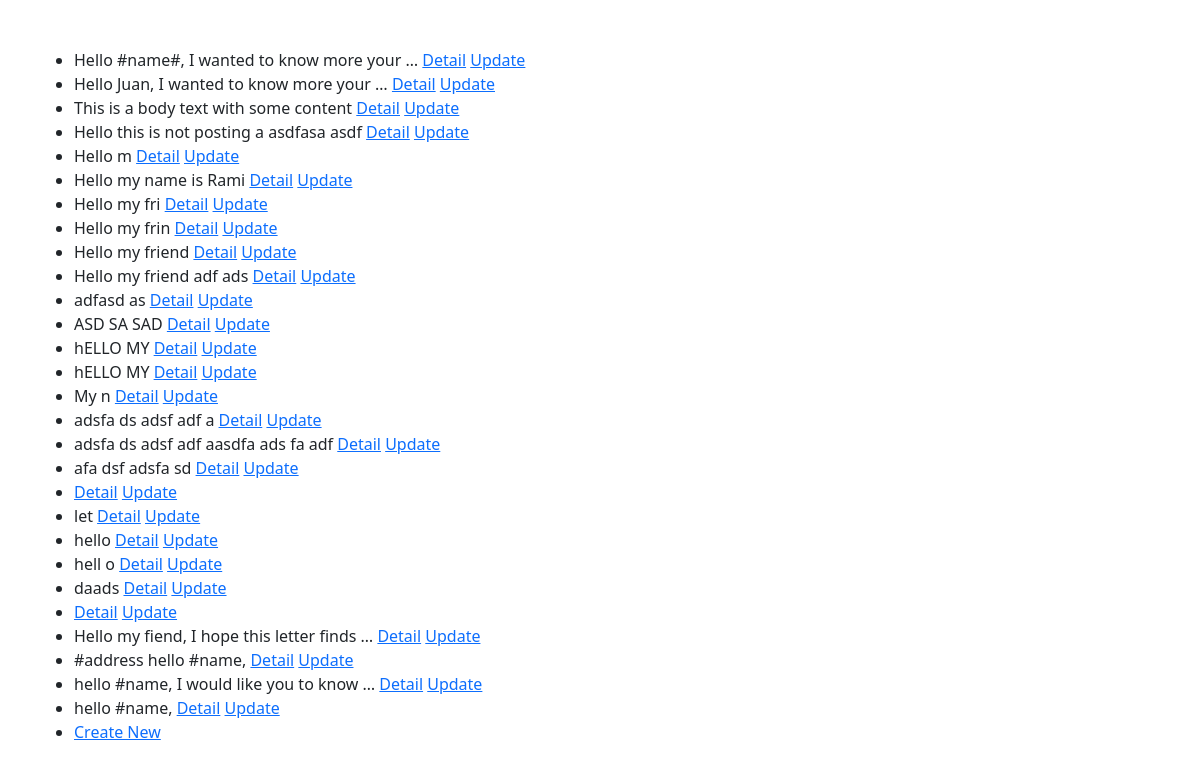
/, run on an earlier commit of the app's database.
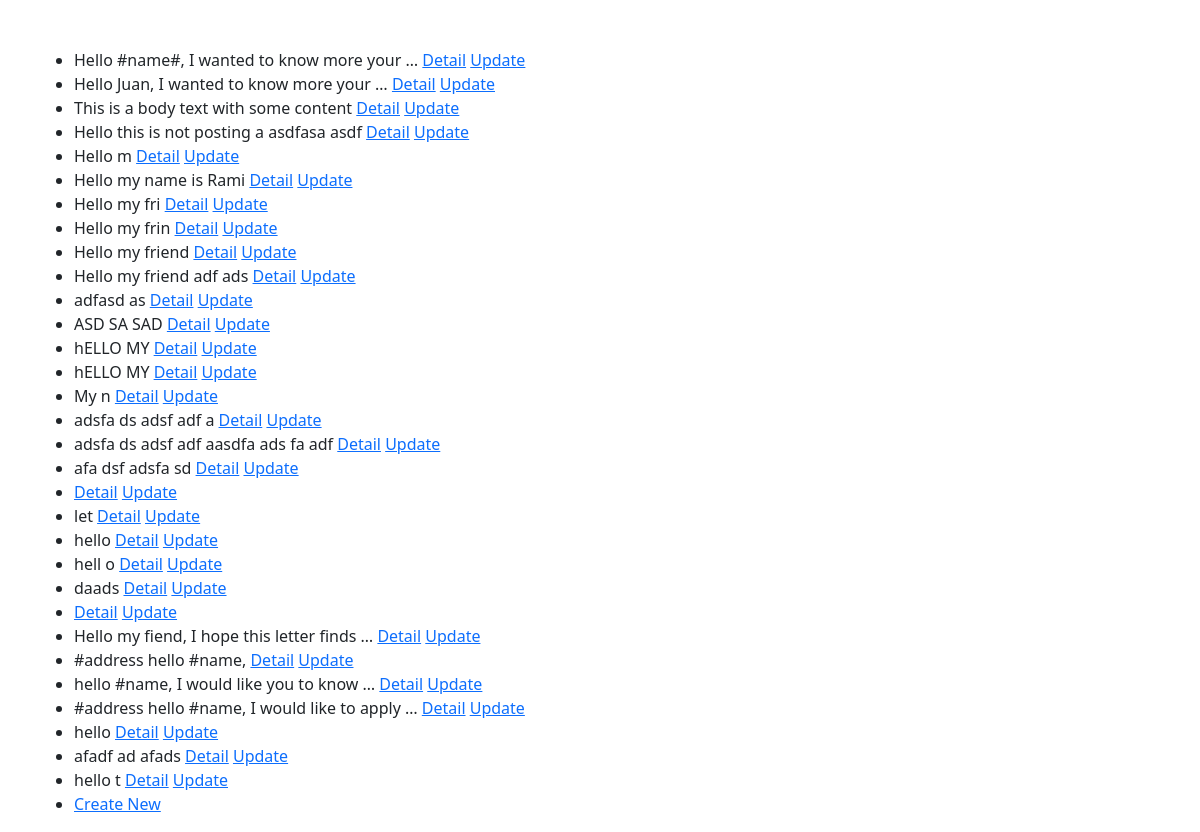
And on a later commit of the database.
### coverletters/models.py (models this page shows, shortened)
class CoverLetter(models.Model):
    text = models.TextField()
    number_of_item_rows = models.SmallIntegerField(default=DEFAULT_NUMBER_OF_ITEMS)
    max_item_rows = models.SmallIntegerField(default=12) # maybe for premium -> 25, for free -> 5
    max_hastags = models.SmallIntegerField(default=10) # maybe for premium -> 10, for free -> 5
    def get_absolute_url(self):
        return reverse('coverletters_detail', kwargs={'pk':self.pk})
    def get_update_url(self):
        return reverse('coverletters_update', kwargs={'pk':self.pk})

### coverletters/views.py (the view)
# urls.py: path('', CoverLetterListView.as_view(), name='coverletters_list'),
class CoverLetterListView(ListView):
    model = CoverLetter

### coverletters/templates/coverletters/coverletter_list.html
{% extends "base.html" %}
{% block content %}
<ul>
  {% for object in object_list %}
    <li>
      {{ object.text|truncatewords:8 }}
      <a href="{{ object.get_absolute_url }}">Detail</a>
      <a href="{{ object.get_update_url }}">Update</a>
    </li>
  {% endfor %}
  <li>
    <a href="{% url 'coverletters_new' %}">Create New</a>
  </li>
</ul>
{% endblock %}

What changed in the data, as far as the page shows it:
changed CoverLetter: text "hello #name," → "#address hello #name, I would like to apply …"
added CoverLetter: text "hello"
added CoverLetter: text "afadf ad afads"
added CoverLetter: text "hello t"
